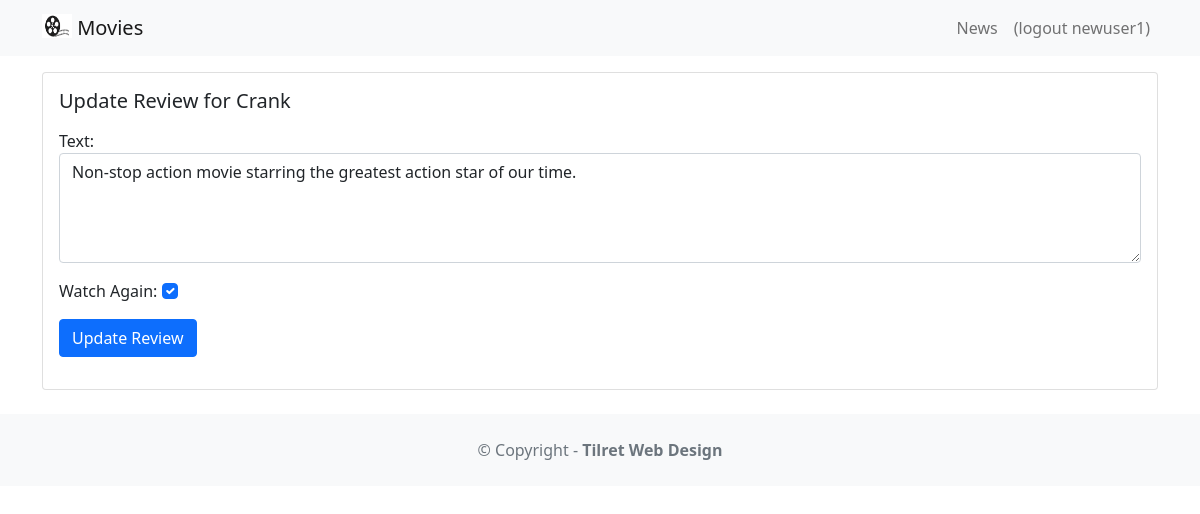
The app's page /movie/review/3 (signed in) with its own data.
### movie/models.py (models this page shows, shortened)
class Review(models.Model):
    text=models.CharField(max_length=100)
    date=models.DateTimeField(auto_now_add=True)
    user=models.ForeignKey(User,on_delete=models.CASCADE)
    movie=models.ForeignKey(Movie,on_delete=models.CASCADE)
    watchAgain=models.BooleanField()

class Movie(models.Model):
    title=models.CharField(max_length=100)
    description=models.CharField(max_length=350)
    image=models.ImageField(upload_to='movie/images/')
    url=models.URLField(blank=True)

### movie/views.py (the view, shortened to what this page needs)
# urls.py: path('review/<int:review_id>', views.updatereview,
@login_required
def updatereview(request, review_id):
    review = get_object_or_404(Review,pk=review_id,user=request.user)
    if request.method == 'GET':
        form = ReviewForm(instance=review)
        return render(request, 'updatereview.html',
                      {'review': review,'form':form})

### movie/forms.py
class ReviewForm(ModelForm):
    def __init__(self, *args, **kwargs):
        super(ModelForm, self).__init__(*args, **kwargs)
        self.fields['text'].widget.attrs.update(
                            {'class': 'form-control'})
        self.fields['watchAgain'].widget.attrs.update(
                                  {'class': 'form-check-input'})
    class Meta:
        model = Review
        fields = ['text','watchAgain']
        labels = {
            'watchAgain': ('Watch Again')
        }
        widgets = {
            'text': Textarea(attrs={'rows': 4}),
        }

### movie/templates/updatereview.html (shortened to what this page needs)
{% extends 'base.html' %}
{% block content %}
<div class="card mb-3">
  <div class="row g-0">
    <div>
      <div class="card-body">
        <h5 class="card-title">
          Update Review for {{ review.movie.title }}
        </h5>
        <p class="card-text">
          <form method="POST">
            {{ form.as_p }}
            <button type="submit" class="btn btn-primary">
              Update Review
            </button>
          </form>
        </p>
      </div>
    </div>
  </div>
</div>
{% endblock content %}

### moviereviews/templates/base.html (shortened to what this page needs)
<!DOCTYPE html>
<html>
  <head>
    <link
      href="https://cdn.jsdelivr.net/npm/bootstrap@5.1.1/dist/css/bootstrap.min.css"
      rel="stylesheet"
    />
  </head>
  <body>
    <nav class="navbar navbar-expand-lg navbar-light bg-light mb-3">
      <div class="container">
        <a class="navbar-brand" href="{% url 'home' %}">
          {% load static %}
          <img
            src="{% static 'images/film_reel.png' %}"
            alt=""
            width="30"
            height="24"
            class="d-inline-block align-text-top"
          />
          Movies
        </a>
        <div class="collapse navbar-collapse" id="navbarNavAltMarkup">
          <div class="navbar-nav ms-auto">
            <a class="nav-link" href="{% url 'news' %}">News</a>
            {% if user.is_authenticated %}
            <a class="nav-link" href="{% url 'logoutaccount' %}">
              (logout {{ user.username }})
            </a>
            {% else %}
            <a class="nav-link" href="{% url 'loginaccount' %}">Login</a>
            <a class="nav-link" href="{% url 'signupaccount' %}">Register</a>
            {% endif %}
          </div>
        </div>
      </div>
    </nav>
    <div class="container">{% block content %} {% endblock content %}</div>
    <footer class="text-center text-lg-start bg-light text-muted mt-4">
      <div class="text-center p-4">
        © Copyright -
        <a
          class="text-reset fw-bold text-decoration-none"
          target="_blank"
          href="https://tilret.com"
        >
          Tilret Web Design
        </a>
      </div>
    </footer>
  </body>
</html>

### records on screen
Review: movie "Crank", text "Non-stop action movie starring the greatest action star of our time.", watchAgain "☑"

### other values on screen
{{ user.username }} "newuser1"
